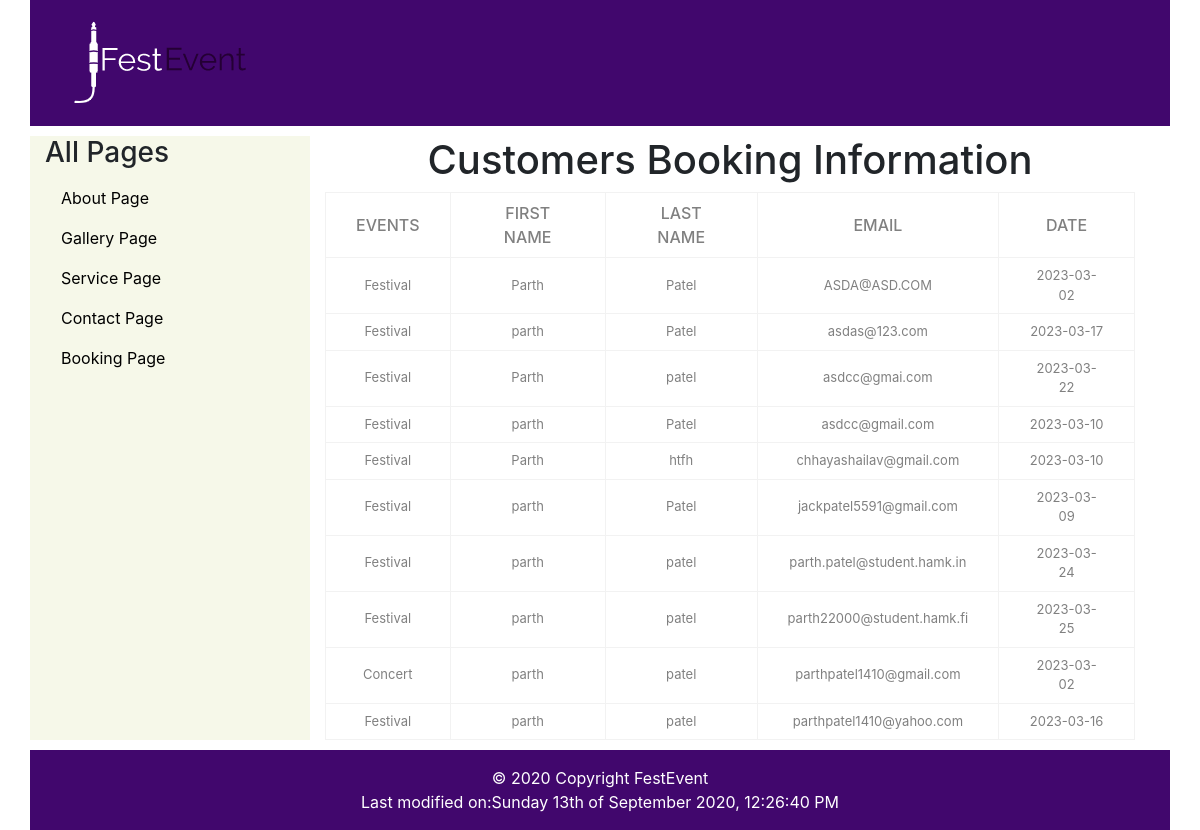
Screenshot of /adminbooking.php with the database file from the repository.
### tables this page shows
CREATE TABLE `bookinginfo` (
  `events` varchar(60) NOT NULL,
  `fname` varchar(60) NOT NULL,
  `lname` varchar(60) NOT NULL,
  `email` varchar(60) NOT NULL,
  `date` date NOT NULL
);

### adminbooking.php (the view, shortened to what this page needs)
<?php
include "adminheader.php";
?>
<link rel="stylesheet" href="https://cdn.jsdelivr.net/npm/bootstrap@4.3.1/dist/css/bootstrap.min.css">
<body>
    <h1>Customers Booking Information</h1>
    <div class="main">
        <div class="table-content">
            <table>
                <thead>
                    <tr>
                        <th>Events</th>
                        <th>First Name</th>
                        <th>Last Name</th>
                        <th>Email</th>
                        <th>Date</th>
                    </tr>
                </thead>
                <tbody>
                    <?php
                        $selectquery = "select * from bookinginfo";
                        $query=mysqli_query($conn,$selectquery);
                        while($res=mysqli_fetch_array($query)){
                    ?>
                    <tr>
                        <td><?php echo $res['events']; ?></td>
                        <td><?php echo $res['fname']; ?></td>
                        <td><?php echo $res['lname']; ?></td>
                        <td><?php echo $res['email']; ?></td>
                        <td><?php echo $res['date']; ?></td>
                    </tr>
                       <?php } ?>
                </tbody>
            </table>
        </div>
    </div>
</body>
<?php
include "adminfooter.php";
?>

### adminheader.php (shortened to what this page needs)
<!DOCTYPE html>
<html>
<head>
    <link href="https://cdn.jsdelivr.net/npm/bootstrap@5.3.0-alpha1/dist/css/bootstrap.min.css" rel="stylesheet">
</head>
<body>
  <div class="container" >
    <div class="row">
  <nav class="navbar navbar-expand-lg" style="background-color: rgb(65, 7, 109);" >
  <div class="container-fluid">
  <img src="images/LogoMakr-7qPWOZ.jpg" alt="Website name FestEvent">
  </div>
</nav>
</div>
  <div class="row" style="margin-top: 10px; margin-bottom: 10px; margin-right: 5px;">
    <div class="col-sm-3" style="background-color: rgba(228, 235, 194, 0.353);">
      <h3>All Pages</h3>
      <a class="nav-link" href="" style="color:#000000" >About Page</a>
      <a class="nav-link" href="" style="color:#000000" >Gallery Page</a>
      <a class="nav-link" href="" style="color:#000000" >Service Page</a>
      <a class="nav-link" href="admincontact.php" style="color:#000000" >Contact Page</a>
      <a class="nav-link" href="adminbooking.php" style="color:#000000" >Booking Page</a>
    </div>
    <div class="col-sm-9">

### adminfooter.php (shortened to what this page needs)
</div>
</div>
  <div class="row">
<footer style="background-color: rgb(65, 7, 109); color: white;">
  <div class="footer-copyright text-center py-3">© 2020 Copyright FestEvent<br>
<?php
$fname = basename($_SERVER['PHP_SELF']);
$last_modified = filemtime($fname);
echo "Last modified on:" . date('l jS \o\f F Y, h:i:s A', $last_modified);
?>
  </div>
</footer></div>
</div>
    </body>
    </html>

### adminheader.php (style rules this page uses)
a, .nav-link,.navbar-brand { color: white; }

### adminbooking.php (style rules this page uses)
th,td { border:1px solid #f2f2f2; padding: 8px 30px; text-align: center; color:grey; }
th { text-transform: uppercase ; font-weight: 500 ; }
td { font-size:13px; }
h1 { text-align: center; }

### rows the page displays
bookinginfo: events "Festival", fname "Parth", lname "Patel", email "ASDA@ASD.COM", date "2023-03-02"
bookinginfo: events "Festival", fname "parth", lname "Patel", email "asdas@123.com", date "2023-03-17"
bookinginfo: events "Festival", fname "Parth", lname "patel", email "asdcc@gmai.com", date "2023-03-22"
bookinginfo: events "Festival", fname "parth", lname "Patel", email "asdcc@gmail.com", date "2023-03-10"
bookinginfo: events "Festival", fname "Parth", lname "htfh", email "chhayashailav@gmail.com", date "2023-03-10"
bookinginfo: events "Festival", fname "parth", lname "Patel", email "jackpatel5591@gmail.com", date "2023-03-09"
bookinginfo: events "Festival", fname "parth", lname "patel", email "parth.patel@student.hamk.in", date "2023-03-24"
bookinginfo: events "Festival", fname "parth", lname "patel", email "parth22000@student.hamk.fi", date "2023-03-25"
bookinginfo: events "Concert", fname "parth", lname "patel", email "parthpatel1410@gmail.com", date "2023-03-02"
bookinginfo: events "Festival", fname "parth", lname "patel", email "parthpatel1410@yahoo.com", date "2023-03-16"

### other values shown
date('l jS \o\f F Y, h:i:s A', $last_modified) "Sunday 13th of September 2020, 12:26:40 PM"
